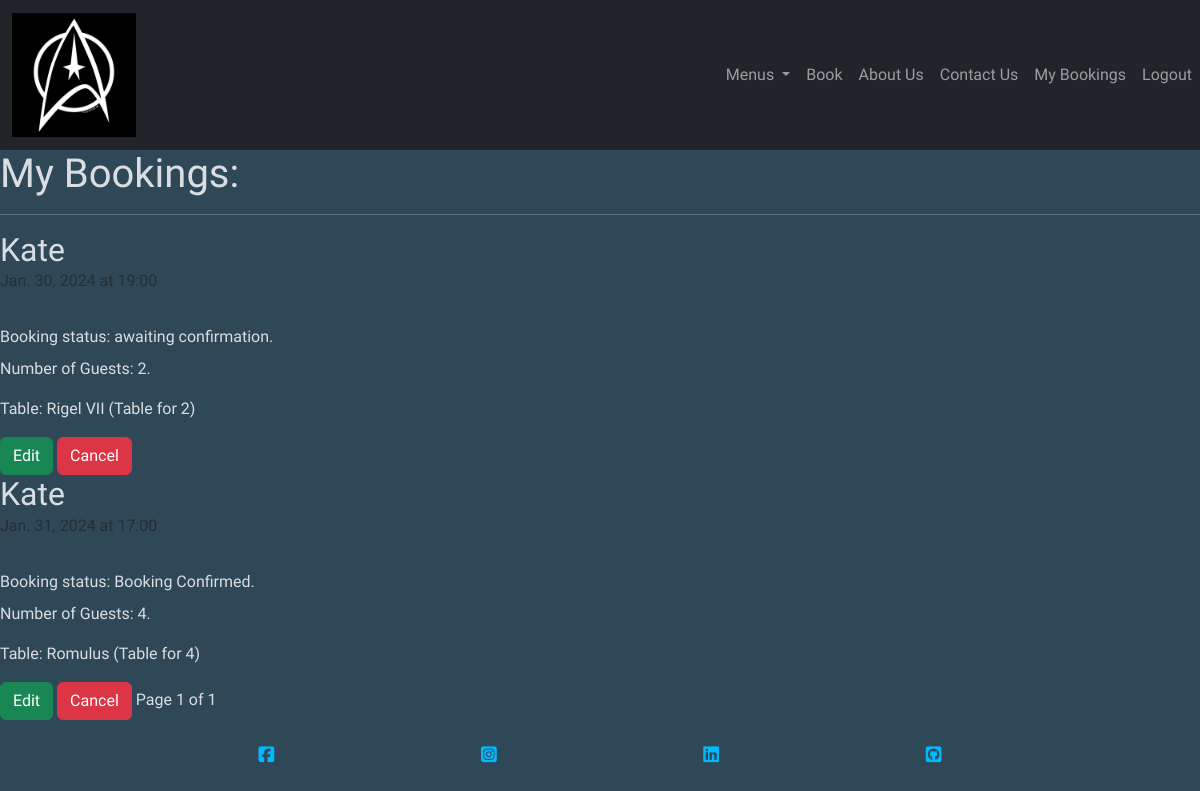
The app's page /booking_list (signed in) with its own data.
### booking/models.py (models this page shows, shortened)
class Booking(models.Model):
    booking_id = models.AutoField(primary_key=True)
    created_date = models.DateTimeField(auto_now_add=True)
    requested_date = models.DateField()
    requested_time = models.CharField(
        max_length=25,
        choices=time_slots,
        default='17:00'
        )
    table = models.ForeignKey(
        Table,
        on_delete=models.CASCADE,
        related_name="table_reserved",
        null=True
        )
    user = models.ForeignKey(
        User, on_delete=models.CASCADE, related_name="user", null=True)
    name = models.CharField(
        max_length=50,
        null=True
        )
    email = models.EmailField(
        max_length=254,
        default=""
        )
    status = models.CharField(
        max_length=25,
        choices=status_options,
        default='Awaiting confirmation'
        )
    seats = (
        (1, "1 Guest"),
        (2, "2 Guests"),
        (3, "3 Guests"),
        (4, "4 Guests"),
        (5, "5 Guests"),
        (6, "6 Guests"),
        )
    guest_count = models.IntegerField(choices=seats, default=2)
    class Meta:
        ordering = ['-requested_time']
        unique_together = ('requested_date', 'requested_time', 'table')

class Table(models.Model):
    table_id = models.AutoField(primary_key=True)
    table_name = models.CharField(
        max_length=50,
        default='New Table',
        unique=True
        )
    max_seats = models.PositiveIntegerField(default=2)
    class Meta:
        ordering = ['-max_seats']
    def __str__(self):
        return self.table_name

### booking/views.py (the view)
# urls.py: path('booking_list', views.BookingList.as_view(), name='booking_list'),
class BookingList(generic.ListView):
    model = Booking
    queryset = Booking.objects.filter().order_by('-created_date')
    template_name = 'booking_list.html'
    paginated_by = 4
    def get(self, request):
        booking = Booking.objects.all()
        paginator = Paginator(Booking.objects.filter(user=request.user), 4)
        page = request.GET.get('page')
        booking_page = paginator.get_page(page)
        today = datetime.datetime.now().date()
        for date in booking:
            if date.requested_date < today:
                date.status = 'Booking Expired'
        if request.user.is_authenticated:
            bookings = Booking.objects.filter(user=request.user)
            return render(
                request,
                'bookings/booking_list.html',
                {
                    'booking': booking,
                    'bookings': bookings,
                    'booking_page': booking_page})
        else:
            return redirect('accounts/login.html')

### booking/templates/bookings/booking_list.html (shortened to what this page needs)
{% extends "base.html" %}
{% block content %}
{% if not user.is_authenticated %}
<p>Please login</p>
<button class="btn btn-success" type="submit"><a href="{% url 'account_login' %}">Go to Login
        Page</a></button>
{% else %}
<h1>My Bookings:</h1>
<hr>
{% for booking in booking_page %}
<h2 class="card-title">{{ booking.name }}</h2>
<p class="card-subtitle mb-2 text-muted">{{ booking.requested_date }} at
    {{ booking.requested_time }}</p><br>
<p class="card-subtitle mb-2">Booking status: {{ booking.status }}.</p>
<p class="card-text">Number of Guests: {{ booking.guest_count }}.</p>
<p class="card-text">Table: {{booking.table}}</p>
{% if booking.status == 'booking expired' %}
<a href="#" class="btn btn-danger">Expired</a>
{% else %}
<a href="{% url 'edit_booking' booking.pk %}" class="btn btn-success">Edit</a>
<a href="{% url 'cancel_booking' booking.pk %}" class="btn btn-danger">Cancel</a>
{% endif %}
{% endfor %}
{% endif %}
Page {{ booking_page.number }} of {{booking_page.paginator.num_pages }}
{%endblock%}

### static/css/style.css (style rules this page uses)
a { color: #00B9FC; text-decoration: none; }
body { background-color: #2F4858; font-family: 'Abel', sans-serif; color: #DADDE2; }

### records on screen
Booking: name "Kate", requested_date "Jan. 30, 2024", requested_time "19:00", status "awaiting confirmation", guest_count "2", table "Rigel VII (Table for 2)", shows "Edit"
Booking: name "Kate", requested_date "Jan. 31, 2024", requested_time "17:00", status "Booking Confirmed", guest_count "4", table "Romulus (Table for 4)", shows "Edit"

### other values on screen
{{ booking_page.number }} "1"
{{ booking_page.paginator.num_pages }} "1"
